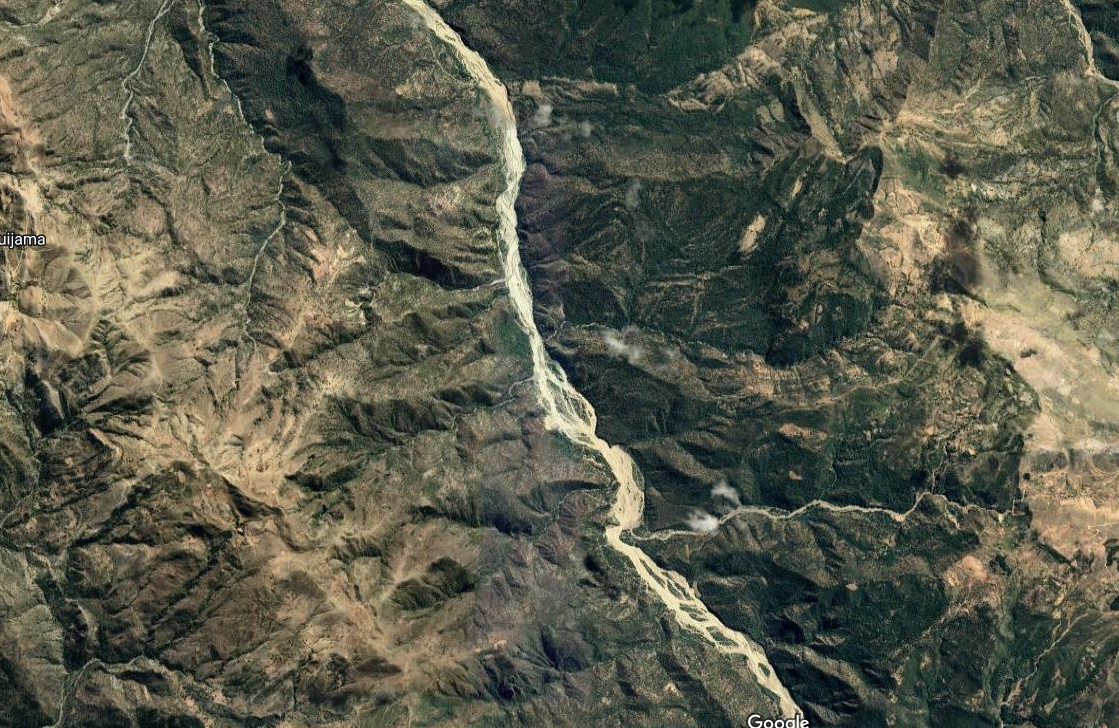
#> input picture examen3/pregunta2/imagenes/1.png, 1119 x 728 px
$ python -i index.py   (imports and definitions only)
#> lines starting #> are read from the running program, lines starting #| are printed output that depends on the picture
### examen3/pregunta2/DatabaseUtility.py
import mysql.connector

class DatabaseUtility:
    def __init__(self):
        self.con = mysql.connector.connect(
            host='127.0.0.1',
            user='user',
            password='user',
            database='imagenes'
        )
        self.cursor = self.con.cursor()

    # [21 lines left out: functions Insert, GetAll, not called in this run]

### examen3/pregunta2/index.py
from tkinter import *
from tkinter import filedialog
from PIL import Image, ImageTk
from DatabaseUtility import *

def edit_image():
    file_path = filedialog.askopenfilename()
#> the answer given: imagenes/1.png

    if file_path:
        image = Image.open(file_path)
#> image is the input picture: PIL image 1119x728 RGBA; mean R, G, B, A 90.4, 91.5, 75.6, 255

        image_left = image.copy().resize((200, 200))
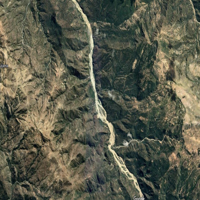
#> image_left: PIL image 200x200 RGBA; mean R, G, B, A 90.4, 91.5, 75.6, 255
        image_left = ImageTk.PhotoImage(image_left)
#> (the run stopped early here; a loop or call above may not have finished)
